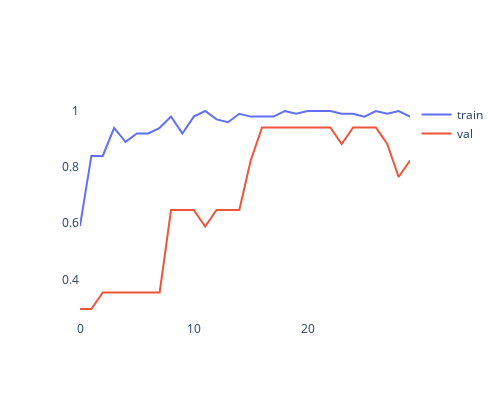

Source (notebook cell):
### Code cell
fig = go.Figure()
epochs = []
for i in range(len(history.history['acc'])):
    epochs.append(i)
fig.add_trace(go.Scatter(x=epochs,y=history.history['acc'], mode='lines',name='train'))
fig.add_trace(go.Scatter(x=epochs,y=history.history['val_acc'], mode='lines',name='val'))
fig.update_layout({
        'plot_bgcolor': 'rgba(0, 0, 0, 0)',
        'paper_bgcolor': 'rgba(0, 0, 0, 0)',
        'width': 500, 
        'height': 400

})
fig.show()

### Figure 1 — Plotly figure (JSON) as saved in the notebook; plotly's stock layout.template omitted (floating-point values rounded to 4 significant figures)
{"data": [{"mode": "lines", "name": "train", "type": "scatter", "x": [0, 1, 2, 3, 4, 5, 6, 7, 8, 9, 10, 11, 12, 13, 14, 15, 16, 17, 18, 19, 20, 21, 22, 23, 24, 25, 26, 27, 28, 29], "y": [0.59, 0.84, 0.84, 0.94, 0.89, 0.92, 0.92, 0.94, 0.98, 0.92, 0.98, 1, 0.97, 0.96, 0.99, 0.98, 0.98, 0.98, 1, 0.99, 1, 1, 1, 0.99, 0.99, 0.98, 1, 0.99, 1, 0.98]}, {"mode": "lines", "name": "val", "type": "scatter", "x": [0, 1, 2, 3, 4, 5, 6, 7, 8, 9, 10, 11, 12, 13, 14, 15, 16, 17, 18, 19, 20, 21, 22, 23, 24, 25, 26, 27, 28, 29], "y": [0.2941, 0.2941, 0.3529, 0.3529, 0.3529, 0.3529, 0.3529, 0.3529, 0.6471, 0.6471, 0.6471, 0.5882, 0.6471, 0.6471, 0.6471, 0.8235, 0.9412, 0.9412, 0.9412, 0.9412, 0.9412, 0.9412, 0.9412, 0.8824, 0.9412, 0.9412, 0.9412, 0.8824, 0.7647, 0.8235]}], "layout": {"height": 400, "paper_bgcolor": "rgba(0, 0, 0, 0)", "plot_bgcolor": "rgba(0, 0, 0, 0)", "width": 500}}
